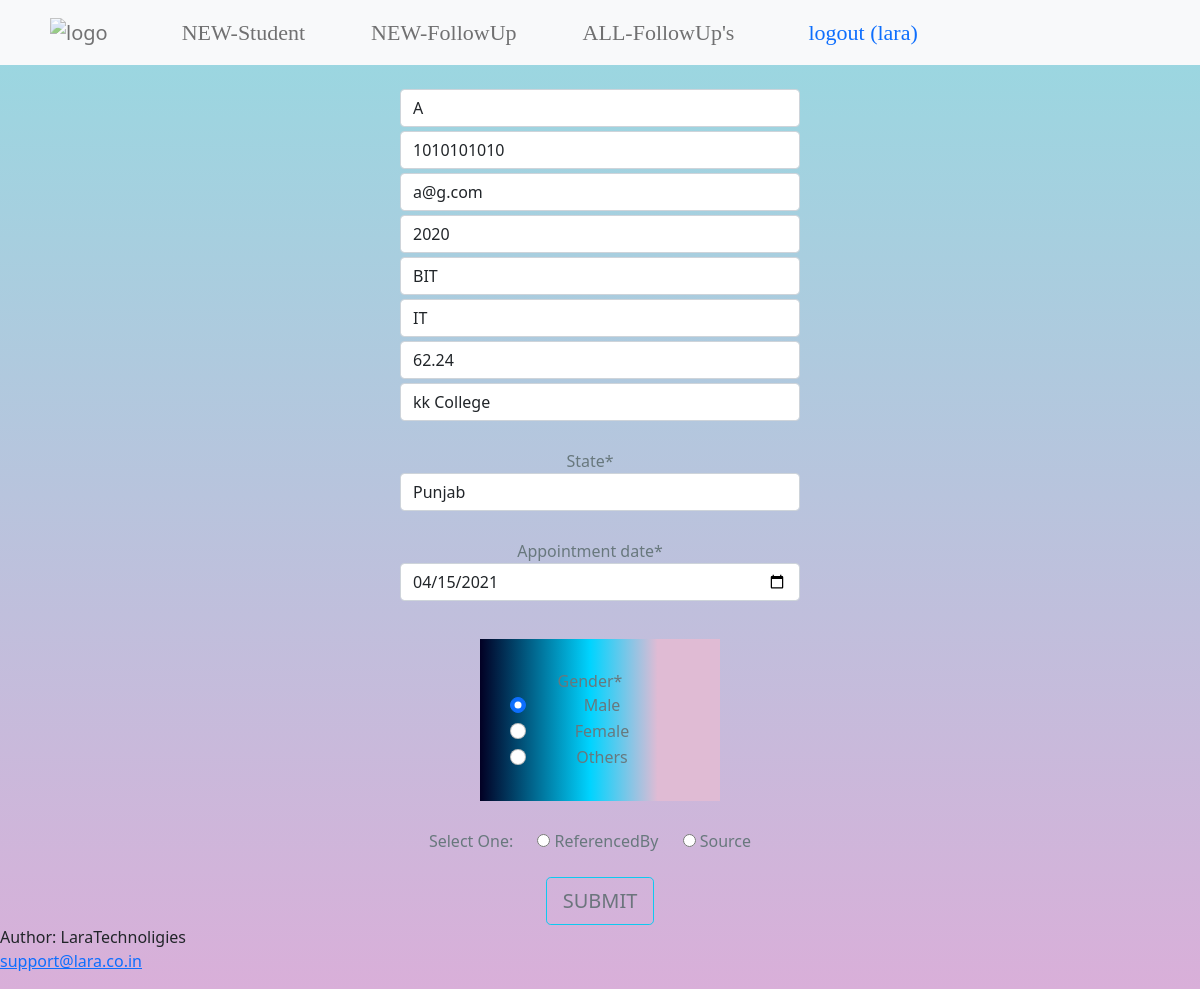
Page /update/1/ (signed in) on the committed database.
### app/models.py (models this page shows, shortened)
class LaraEnquiry(models.Model):
    STATE = (
        ('Andhra Pradesh', 'Andhra Pradesh'),
        ('Arunachal Pradesh', 'Arunachal Pradesh'),
        ('Assam', 'Assam'),
        ('Bihar', 'Bihar'),
        ('Chhattisgarh', 'Chhattisgarh'),
        ('Goa', 'Goa'),
        ('Gujarat', 'Gujarat'),
        ('Haryana', 'Haryana'),
        ('Himachal Pradesh', 'Himachal Pradesh'),
        ('Jharkhand', 'Jharkhand'),
        ('Karnataka', 'Karnataka'),
        ('Kerala', 'Kerala'),
        ('Madhya Pradesh', 'Madhya Pradesh'),
        ('Maharashtra', 'Maharashtra'),
        ('Manipur', 'Manipur'),
        ('Meghalaya', 'Meghalaya'),
        ('Mizoram', 'Mizoram'),
        ('Nagaland', 'Nagaland'),
        ('Odisha', 'Odisha'),
        ('Punjab', 'Punjab'),
        ('Rajasthan', 'Rajasthan'),
        ('Sikkim', 'Sikkim'),
        ('Tamil Nadu', 'Tamil Nadu'),
        ('Telangana', 'Telangana'),
        ('Tripura', 'Tripura'),
        ('Uttar Pradesh', 'Uttar Pradesh'),
        ('Uttarakhand', 'Uttarakhand'),
        ('West Bengal', 'West Bengal'),
        ('Andaman and Nicobar Islands', 'Andaman and Nicobar Islands'),
        ('Chandigarh', 'Chandigarh'),
        ('Dadra and Nagar Haveli and Daman and Diu', 'Dadra and Nagar Haveli and Daman and Diu'),
        ('Delhi', 'Delhi'),
        ('Jammu and Kashmir', 'Jammu and Kashmir'),
        ('Ladakh', 'Ladakh'),
        ('Lakshadweep', 'Lakshadweep'),
        ('Puducherry', 'Puducherry'),
    )
    CHOICE_GENDER = [('M', 'Male'), ('F', 'Female'), ('O', 'Others')]
    name = models.CharField(max_length=100, validators=[validate_name])
    mobile = models.CharField(max_length=10, validators=[validate_mobile])
    email = models.EmailField()
    pass_out_Year = models.CharField(max_length=4, validators=[validate_pass_out_Year])
    latest_education = models.CharField(max_length=100, validators=[validate_latest_education])
    branch = models.CharField(max_length=100, validators=[validate_branch])
    percentages = models.CharField(max_length=5, validators=[validate_percentages])
    university_or_college = models.CharField(max_length=100, validators=[validate_university_or_college])
    state = models.CharField(max_length=100, choices=STATE)
    source = models.CharField(max_length=100, null=True, default=True)
    date = models.DateField(auto_now_add=True, null=True)
    Gender = models.CharField(max_length=50, choices=CHOICE_GENDER, default='M', null=True)
    appointment_date = models.DateField()

### app/views.py (the view, shortened to what this page needs)
# urls.py: path('update/<int:pk>/', views.update, name='update'),
@login_required(login_url='login')
def update(request, pk):
    ref_1 = request.POST.get('ref1')
    ref_2 = request.POST.get('ref12')
    ref_3 = request.POST.get('ref13')
    ref_4 = request.POST.get('ref2')
    f = LaraEnquiry.objects.get(id__iexact=pk)  # attr
    n = str(f.source)  # source name / ref by
    set_source = tuple(n.split())  # tuple of src / ref by ---> actually for ref-by
    data = LaraEnquiry.objects.get(id=pk)
    all_fields = LaraEnquiry.objects.all()
    form = LaraEnquiryForm(instance=data)
    if len(set_source) > 1:
        """ if it is not just from dropdown """
        first = set_source[0]
        sec = set_source[2]
        third = set_source[4]
        return render(request, 'app/update.html', {'form': form, 'first': first, 'sec': sec, 'third': third})
    else:
        src = set_source[0]
        return render(request, 'app/update.html', {'form': form, 'src': src})

### templates/app/update.html (shortened to what this page needs)
{% load crispy_forms_tags %}
{% load static %}
<!DOCTYPE html>
<html lang="en">
<head>
    <link href="https://cdn.jsdelivr.net/npm/bootstrap@5.0.0-beta2/dist/css/bootstrap.min.css" rel="stylesheet">
</head>
<body>
<center>
	{% include 'app/navbar.html' %}
<form method="post">
	<div class="form-row">
      <div class="form-group col-md-4 mb-1">
		{{ form.name|as_crispy_field }}
	  </div>
	  <div class="form-group col-md-4 mb-1">
		{{ form.mobile|as_crispy_field }}
	  </div>
	  <div class="form-group col-md-4 mb-1">
		{{ form.email|as_crispy_field }}
	  </div>
	  <div class="form-group col-md-4 mb-1">
		{{ form.pass_out_Year|as_crispy_field }}
	  </div>
	  <div class="form-group col-md-4 mb-1">
		{{ form.latest_education|as_crispy_field }}
	  </div>
	  <div class="form-group col-md-4 mb-1">
		{{ form.branch|as_crispy_field }}
	  </div>
	  <div class="form-group col-md-4 mb-1">
		{{ form.percentages|as_crispy_field }}
	  </div>
	  <div class="form-group col-md-4 mb-1">
		{{ form.university_or_college|as_crispy_field }}
	  </div><br>
	  <div class="form-group col-md-4 mb-1">
		{{ form.state|as_crispy_field }}
	  </div><br>
	  <div class="form-group col-md-4 mb-1">
		{{ form.appointment_date|as_crispy_field }}
	  </div><br>
	  <div class="form-group col-md-4 mb-1" id="gender">
		{{ form.Gender|as_crispy_field }}
	  </div><br>
    <div>
		<label>Select One:</label>
		<label><input type="radio" name="colorRadio" value="ReferencedBy"> ReferencedBy</label>
		<label><input type="radio" name="colorRadio" value="Source"> Source</label>
	</div>
	<br>
    <input type="submit" value="SUBMIT" class="btn btn-outline-info text-secondary btn-lg">
	</div>
</form>
</center>
<footer>
  <p>Author: LaraTechnoligies<br>
  <a href="mailto:support@lara.co.in">support@lara.co.in</a></p>
</footer>
</body>
</html>

### templates/app/navbar.html (shortened to what this page needs)
{% block nav %}
{% load static %}
<link rel="stylesheet" href="{% static 'css/navbar.css' %}">
<nav class="navbar navbar-expand-lg navbar-light bg-light">
  <a class="navbar-brand" href="{% url 'index' %}"><img src="{% static 'images/laralogo.png' %}" class="image"
                                                        alt="logo" width="150" height="50" style="margin-left: 50px;"></a>
  <div class="collapse navbar-collapse" id="navbarNavAltMarkup">
    <div class="navbar-nav">
      <a class="nav-item nav-link" href="{% url 'form' %}" style="font-family: Ink Free; font-size: 22px; margin-left: 50px;">
        NEW-Student</a>
    </div>
    <div class="navbar-nav">
      <a class="nav-item nav-link" href="{% url 'followup' %}" style="font-family: Ink Free; font-size: 22px; margin-left: 50px;">
        NEW-FollowUp</a>
    </div>
    <div class="navbar-nav">
      <a class="nav-item nav-link" href="{% url 'followupall' %}" style="font-family: Ink Free; font-size: 22px; margin-left: 50px;">
        ALL-FollowUp's</a>
    </div>
    <span>
      <a class="nav-item nav-link" href="{% url 'logout' %}" style="font-family: Ink Free; font-size: 22px; margin-left: 50px;">
        logout ({{ request.user }})</a>
    </span>
  </div>
</nav>
<br>
{% endblock nav %}

### static/css/navbar.css (style rules this page uses)
.image { opacity: 60%; }

### templates/app/update.html (style rules this page uses)
body { background-color: #D9AFD9; background-image: linear-gradient(0deg, #D9AFD9 0%, #97D9E1 100%); }
#gender { color: grey; padding: 30px; margin-top: 10px; width: 20%; background: rgb(2,0,36); background: linear-gradient(90deg, rgba(2,0,36,1) 0%, rgba(0,212,255,1) 46%, rgba(224,187,212,1) 74%); }
label { margin-right: 20px; color: #68787d; }

### rows in the picture
LaraEnquiry: name "A", mobile "1010101010", email "a@g.com", pass_out_Year "2020", latest_education "BIT", branch "IT", percentages "62.24", university_or_college "kk College", state "Punjab", appointment_date "04/15/2021", Gender "☑ Male ☐ Female ☐ Others"

### other values in the picture
{{ request.user }} "lara"
